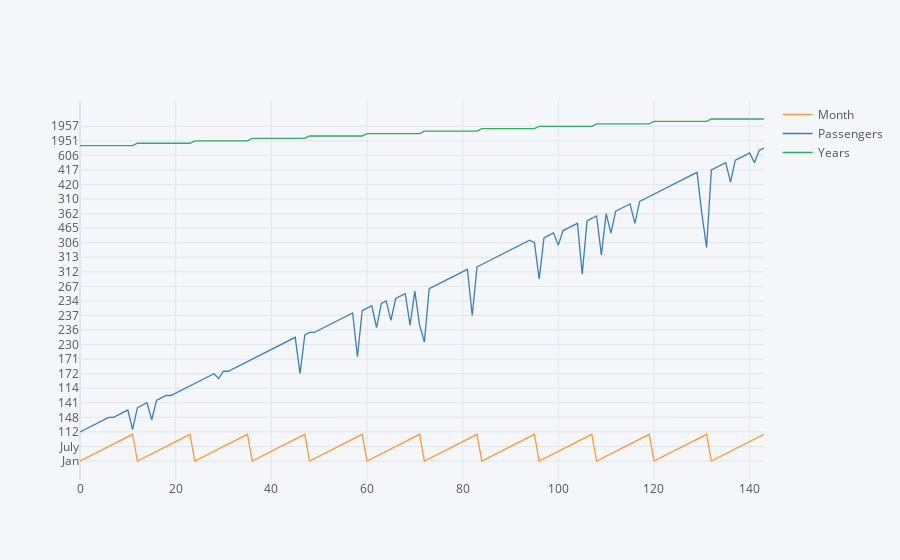

Notebook cell for this chart:
### Markdown cell above
## Interactive Visualization

### Code cell
import cufflinks as cf
from plotly.offline import init_notebook_mode,plot,iplot,download_plotlyjs
init_notebook_mode(connected=True)
cf.go_offline()
df1.iplot()

### Figure 1 — Plotly figure (JSON) as saved in the notebook; plotly's stock layout.template omitted (floating-point values rounded to 4 significant figures; data arrays with more than 128 entries replaced by an {"elided": "..."} marker saying what was removed)
{"data": [{"line": {"color": "rgba(255, 153, 51, 1.0)", "dash": "solid", "shape": "linear", "width": 1.3}, "mode": "lines", "name": "Month", "text": "", "type": "scatter", "x": {"elided": "144 int values"}, "y": {"elided": "144 str values"}}, {"line": {"color": "rgba(55, 128, 191, 1.0)", "dash": "solid", "shape": "linear", "width": 1.3}, "mode": "lines", "name": "Passengers", "text": "", "type": "scatter", "x": {"elided": "144 int values"}, "y": {"elided": "144 int values"}}, {"line": {"color": "rgba(50, 171, 96, 1.0)", "dash": "solid", "shape": "linear", "width": 1.3}, "mode": "lines", "name": "Years", "text": "", "type": "scatter", "x": {"elided": "144 int values"}, "y": {"elided": "144 int values"}}], "layout": {"legend": {"bgcolor": "#F5F6F9", "font": {"color": "#4D5663"}}, "paper_bgcolor": "#F5F6F9", "plot_bgcolor": "#F5F6F9", "title": {"font": {"color": "#4D5663"}}, "xaxis": {"gridcolor": "#E1E5ED", "showgrid": true, "tickfont": {"color": "#4D5663"}, "title": {"font": {"color": "#4D5663"}, "text": ""}, "zerolinecolor": "#E1E5ED"}, "yaxis": {"gridcolor": "#E1E5ED", "showgrid": true, "tickfont": {"color": "#4D5663"}, "title": {"font": {"color": "#4D5663"}, "text": ""}, "zerolinecolor": "#E1E5ED"}}}
